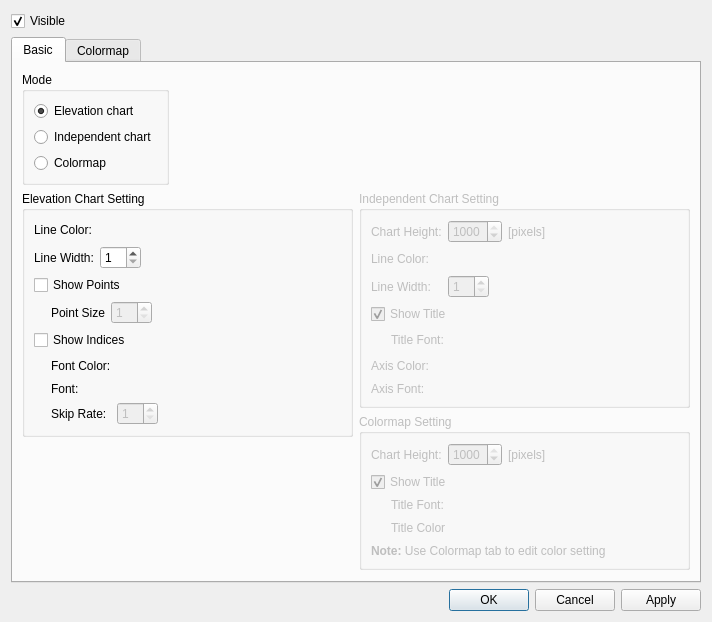
<?xml version="1.0" encoding="UTF-8"?>
<ui version="4.0">
 <class>PreProcessorGridCrosssectionWindow2_GridAttributeDisplaySettingEditDialog</class>
 <widget class="QDialog" name="PreProcessorGridCrosssectionWindow2_GridAttributeDisplaySettingEditDialog">
  <property name="enabled">
   <bool>true</bool>
  </property>
  <property name="geometry">
   <rect>
    <x>0</x>
    <y>0</y>
    <width>712</width>
    <height>581</height>
   </rect>
  </property>
  <property name="windowTitle">
   <string>Grid Attribute Display Setting</string>
  </property>
  <layout class="QVBoxLayout" name="verticalLayout_9">
   <item>
    <widget class="QCheckBox" name="visibleCheckBox">
     <property name="text">
      <string>Visible</string>
     </property>
     <property name="checked">
      <bool>true</bool>
     </property>
    </widget>
   </item>
   <item>
    <widget class="QTabWidget" name="tabWidget">
     <property name="currentIndex">
      <number>0</number>
     </property>
     <widget class="QWidget" name="basicTab">
      <attribute name="title">
       <string>Basic</string>
      </attribute>
      <layout class="QVBoxLayout" name="verticalLayout_8">
       <item>
        <layout class="QHBoxLayout" name="horizontalLayout_9">
         <item>
          <widget class="QGroupBox" name="modeGroupBox">
           <property name="title">
            <string>Mode</string>
           </property>
           <layout class="QVBoxLayout" name="verticalLayout_2">
            <item>
             <widget class="QRadioButton" name="elevationChartRadioButton">
              <property name="text">
               <string>Elevation chart</string>
              </property>
              <property name="checked">
               <bool>true</bool>
              </property>
             </widget>
            </item>
            <item>
             <widget class="QRadioButton" name="independentChartRadioButton">
              <property name="text">
               <string>Independent chart</string>
              </property>
             </widget>
            </item>
            <item>
             <widget class="QRadioButton" name="colorMapRadioButton">
              <property name="text">
               <string>Colormap</string>
              </property>
             </widget>
            </item>
           </layout>
          </widget>
         </item>
         <item>
          <spacer name="horizontalSpacer_6">
           <property name="orientation">
            <enum>Qt::Horizontal</enum>
           </property>
           <property name="sizeHint" stdset="0">
            <size>
             <width>40</width>
             <height>20</height>
            </size>
           </property>
          </spacer>
         </item>
        </layout>
       </item>
       <item>
        <layout class="QHBoxLayout" name="horizontalLayout_17">
         <item>
          <layout class="QVBoxLayout" name="verticalLayout_6">
           <item>
            <widget class="QGroupBox" name="elevationChartGroupBox">
             <property name="title">
              <string>Elevation Chart Setting</string>
             </property>
             <layout class="QVBoxLayout" name="verticalLayout_5">
              <item>
               <layout class="QGridLayout" name="gridLayout_2">
                <item row="0" column="0">
                 <widget class="QLabel" name="elevationChartHeightLabel">
                  <property name="text">
                   <string>Line Color:</string>
                  </property>
                 </widget>
                </item>
                <item row="0" column="1">
                 <layout class="QHBoxLayout" name="horizontalLayout_6">
                  <item>
                   <widget class="ColorEditWidget" name="elevationChartLineColorWidget">
                    <property name="text">
                     <string/>
                    </property>
                   </widget>
                  </item>
                  <item>
                   <spacer name="horizontalSpacer_7">
                    <property name="orientation">
                     <enum>Qt::Horizontal</enum>
                    </property>
                    <property name="sizeHint" stdset="0">
                     <size>
                      <width>40</width>
                      <height>20</height>
                     </size>
                    </property>
                   </spacer>
                  </item>
                 </layout>
                </item>
                <item row="1" column="0">
                 <widget class="QLabel" name="elevationChartLineWidthLabel">
                  <property name="text">
                   <string>Line Width:</string>
                  </property>
                 </widget>
                </item>
                <item row="1" column="1">
                 <layout class="QHBoxLayout" name="horizontalLayout_7">
                  <item>
                   <widget class="QSpinBox" name="elevationChartLineWidthSpinBox">
                    <property name="minimum">
                     <number>1</number>
                    </property>
                   </widget>
                  </item>
                  <item>
                   <spacer name="horizontalSpacer_8">
                    <property name="orientation">
                     <enum>Qt::Horizontal</enum>
                    </property>
                    <property name="sizeHint" stdset="0">
                     <size>
                      <width>40</width>
                      <height>20</height>
                     </size>
                    </property>
                   </spacer>
                  </item>
                 </layout>
                </item>
               </layout>
              </item>
              <item>
               <widget class="QCheckBox" name="elevationShowPointsCheckBox">
                <property name="text">
                 <string>Show Points</string>
                </property>
               </widget>
              </item>
              <item>
               <layout class="QHBoxLayout" name="horizontalLayout_5">
                <item>
                 <spacer name="horizontalSpacer_11">
                  <property name="orientation">
                   <enum>Qt::Horizontal</enum>
                  </property>
                  <property name="sizeType">
                   <enum>QSizePolicy::Fixed</enum>
                  </property>
                  <property name="sizeHint" stdset="0">
                   <size>
                    <width>17</width>
                    <height>20</height>
                   </size>
                  </property>
                 </spacer>
                </item>
                <item>
                 <widget class="QLabel" name="elevationChartPointSizeLabel">
                  <property name="text">
                   <string>Point Size</string>
                  </property>
                 </widget>
                </item>
                <item>
                 <widget class="QSpinBox" name="elevationChartPointSizeSpinBox">
                  <property name="enabled">
                   <bool>false</bool>
                  </property>
                  <property name="minimum">
                   <number>1</number>
                  </property>
                 </widget>
                </item>
                <item>
                 <spacer name="horizontalSpacer_10">
                  <property name="orientation">
                   <enum>Qt::Horizontal</enum>
                  </property>
                  <property name="sizeHint" stdset="0">
                   <size>
                    <width>40</width>
                    <height>20</height>
                   </size>
                  </property>
                 </spacer>
                </item>
               </layout>
              </item>
              <item>
               <widget class="QCheckBox" name="elevationShowIndicesCheckBox">
                <property name="text">
                 <string>Show Indices</string>
                </property>
               </widget>
              </item>
              <item>
               <layout class="QHBoxLayout" name="horizontalLayout_10">
                <item>
                 <spacer name="horizontalSpacer_12">
                  <property name="orientation">
                   <enum>Qt::Horizontal</enum>
                  </property>
                  <property name="sizeType">
                   <enum>QSizePolicy::Fixed</enum>
                  </property>
                  <property name="sizeHint" stdset="0">
                   <size>
                    <width>17</width>
                    <height>20</height>
                   </size>
                  </property>
                 </spacer>
                </item>
                <item>
                 <layout class="QGridLayout" name="gridLayout_3">
                  <item row="0" column="0">
                   <widget class="QLabel" name="elevationChartIndexFontColorLabel">
                    <property name="text">
                     <string>Font Color:</string>
                    </property>
                   </widget>
                  </item>
                  <item row="0" column="1">
                   <layout class="QHBoxLayout" name="horizontalLayout_8">
                    <item>
                     <widget class="ColorEditWidget" name="elevationChartIndexFontColorWidget">
                      <property name="enabled">
                       <bool>false</bool>
                      </property>
                      <property name="text">
                       <string/>
                      </property>
                     </widget>
                    </item>
                    <item>
                     <spacer name="horizontalSpacer_9">
                      <property name="orientation">
                       <enum>Qt::Horizontal</enum>
                      </property>
                      <property name="sizeHint" stdset="0">
                       <size>
                        <width>40</width>
                        <height>20</height>
                       </size>
                      </property>
                     </spacer>
                    </item>
                   </layout>
                  </item>
                  <item row="1" column="0">
                   <widget class="QLabel" name="elevationChartIndexFontLabel">
                    <property name="text">
                     <string>Font:</string>
                    </property>
                   </widget>
                  </item>
                  <item row="1" column="1">
                   <widget class="QFontEditWidget" name="elevationChartIndexFontWidget" native="true">
                    <property name="enabled">
                     <bool>false</bool>
                    </property>
                   </widget>
                  </item>
                  <item row="2" column="0">
                   <widget class="QLabel" name="elevationChartIndexSkipRateLabel">
                    <property name="text">
                     <string>Skip Rate:</string>
                    </property>
                   </widget>
                  </item>
                  <item row="2" column="1">
                   <layout class="QHBoxLayout" name="horizontalLayout_2">
                    <item>
                     <widget class="QSpinBox" name="elevationChartIndexSkipRateSpinBox">
                      <property name="enabled">
                       <bool>false</bool>
                      </property>
                      <property name="minimum">
                       <number>1</number>
                      </property>
                     </widget>
                    </item>
                    <item>
                     <spacer name="horizontalSpacer_2">
                      <property name="orientation">
                       <enum>Qt::Horizontal</enum>
                      </property>
                      <property name="sizeHint" stdset="0">
                       <size>
                        <width>40</width>
                        <height>20</height>
                       </size>
                      </property>
                     </spacer>
                    </item>
                   </layout>
                  </item>
                 </layout>
                </item>
               </layout>
              </item>
             </layout>
            </widget>
           </item>
           <item>
            <spacer name="verticalSpacer_2">
             <property name="orientation">
              <enum>Qt::Vertical</enum>
             </property>
             <property name="sizeHint" stdset="0">
              <size>
               <width>20</width>
               <height>40</height>
              </size>
             </property>
            </spacer>
           </item>
          </layout>
         </item>
         <item>
          <layout class="QVBoxLayout" name="verticalLayout_7">
           <item>
            <widget class="QGroupBox" name="independentChartGroupBox">
             <property name="enabled">
              <bool>false</bool>
             </property>
             <property name="title">
              <string>Independent Chart Setting</string>
             </property>
             <layout class="QGridLayout" name="gridLayout">
              <item row="0" column="0">
               <widget class="QLabel" name="independentChartHeightLabel">
                <property name="text">
                 <string>Chart Height:</string>
                </property>
               </widget>
              </item>
              <item row="0" column="1">
               <layout class="QHBoxLayout" name="horizontalLayout_3">
                <item>
                 <widget class="QSpinBox" name="independentChartHeightSpinBox">
                  <property name="minimum">
                   <number>10</number>
                  </property>
                  <property name="maximum">
                   <number>1000</number>
                  </property>
                  <property name="value">
                   <number>1000</number>
                  </property>
                 </widget>
                </item>
                <item>
                 <widget class="QLabel" name="independentChartHeightUnitLabel">
                  <property name="text">
                   <string>[pixels]</string>
                  </property>
                 </widget>
                </item>
                <item>
                 <spacer name="horizontalSpacer">
                  <property name="orientation">
                   <enum>Qt::Horizontal</enum>
                  </property>
                  <property name="sizeHint" stdset="0">
                   <size>
                    <width>40</width>
                    <height>20</height>
                   </size>
                  </property>
                 </spacer>
                </item>
               </layout>
              </item>
              <item row="1" column="0">
               <widget class="QLabel" name="independentChartColorLabel">
                <property name="text">
                 <string>Line Color:</string>
                </property>
               </widget>
              </item>
              <item row="1" column="1">
               <layout class="QHBoxLayout" name="horizontalLayout_4">
                <item>
                 <widget class="ColorEditWidget" name="independentChartLineColorWidget">
                  <property name="text">
                   <string/>
                  </property>
                 </widget>
                </item>
                <item>
                 <spacer name="horizontalSpacer_5">
                  <property name="orientation">
                   <enum>Qt::Horizontal</enum>
                  </property>
                  <property name="sizeHint" stdset="0">
                   <size>
                    <width>40</width>
                    <height>20</height>
                   </size>
                  </property>
                 </spacer>
                </item>
               </layout>
              </item>
              <item row="2" column="0">
               <widget class="QLabel" name="independentChartLineWidthLabel">
                <property name="text">
                 <string>Line Width:</string>
                </property>
               </widget>
              </item>
              <item row="2" column="1">
               <layout class="QHBoxLayout" name="horizontalLayout">
                <item>
                 <widget class="QSpinBox" name="independentChartLineWidthSpinBox">
                  <property name="minimum">
                   <number>1</number>
                  </property>
                 </widget>
                </item>
                <item>
                 <spacer name="horizontalSpacer_4">
                  <property name="orientation">
                   <enum>Qt::Horizontal</enum>
                  </property>
                  <property name="sizeHint" stdset="0">
                   <size>
                    <width>40</width>
                    <height>20</height>
                   </size>
                  </property>
                 </spacer>
                </item>
               </layout>
              </item>
              <item row="3" column="0" colspan="2">
               <widget class="QCheckBox" name="independentChartTitleVisibleCheckBox">
                <property name="text">
                 <string>Show Title</string>
                </property>
                <property name="checked">
                 <bool>true</bool>
                </property>
               </widget>
              </item>
              <item row="4" column="0" colspan="2">
               <layout class="QHBoxLayout" name="horizontalLayout_16">
                <item>
                 <spacer name="horizontalSpacer_16">
                  <property name="orientation">
                   <enum>Qt::Horizontal</enum>
                  </property>
                  <property name="sizeType">
                   <enum>QSizePolicy::Fixed</enum>
                  </property>
                  <property name="sizeHint" stdset="0">
                   <size>
                    <width>20</width>
                    <height>20</height>
                   </size>
                  </property>
                 </spacer>
                </item>
                <item>
                 <widget class="QLabel" name="independentChartTitleFontLabel">
                  <property name="text">
                   <string>Title Font:</string>
                  </property>
                 </widget>
                </item>
                <item>
                 <widget class="QFontEditWidget" name="independentChartTitleFontWidget" native="true"/>
                </item>
               </layout>
              </item>
              <item row="5" column="0">
               <widget class="QLabel" name="independentChartAxisFontColorLabel">
                <property name="text">
                 <string>Axis Color:</string>
                </property>
               </widget>
              </item>
              <item row="5" column="1">
               <layout class="QHBoxLayout" name="horizontalLayout_12">
                <item>
                 <widget class="ColorEditWidget" name="independentChartAxisFontColorWidget">
                  <property name="text">
                   <string/>
                  </property>
                 </widget>
                </item>
                <item>
                 <spacer name="horizontalSpacer_13">
                  <property name="orientation">
                   <enum>Qt::Horizontal</enum>
                  </property>
                  <property name="sizeHint" stdset="0">
                   <size>
                    <width>40</width>
                    <height>20</height>
                   </size>
                  </property>
                 </spacer>
                </item>
               </layout>
              </item>
              <item row="6" column="0">
               <widget class="QLabel" name="independentChartAxisFontLabel">
                <property name="text">
                 <string>Axis Font:</string>
                </property>
               </widget>
              </item>
              <item row="6" column="1">
               <widget class="QFontEditWidget" name="independentChartAxisFontWidget" native="true"/>
              </item>
             </layout>
            </widget>
           </item>
           <item>
            <widget class="QGroupBox" name="colormapGroupBox">
             <property name="enabled">
              <bool>false</bool>
             </property>
             <property name="title">
              <string>Colormap Setting</string>
             </property>
             <layout class="QVBoxLayout" name="verticalLayout_4">
              <item>
               <layout class="QHBoxLayout" name="horizontalLayout_15">
                <item>
                 <widget class="QLabel" name="colorMapHeightLabel">
                  <property name="text">
                   <string>Chart Height:</string>
                  </property>
                 </widget>
                </item>
                <item>
                 <layout class="QHBoxLayout" name="horizontalLayout_11">
                  <item>
                   <widget class="QSpinBox" name="colorMapHeightSpinBox">
                    <property name="minimum">
                     <number>10</number>
                    </property>
                    <property name="maximum">
                     <number>1000</number>
                    </property>
                    <property name="value">
                     <number>1000</number>
                    </property>
                   </widget>
                  </item>
                  <item>
                   <widget class="QLabel" name="colorMapHeightUnitLabel">
                    <property name="text">
                     <string>[pixels]</string>
                    </property>
                   </widget>
                  </item>
                  <item>
                   <spacer name="horizontalSpacer_3">
                    <property name="orientation">
                     <enum>Qt::Horizontal</enum>
                    </property>
                    <property name="sizeHint" stdset="0">
                     <size>
                      <width>40</width>
                      <height>20</height>
                     </size>
                    </property>
                   </spacer>
                  </item>
                 </layout>
                </item>
               </layout>
              </item>
              <item>
               <widget class="QCheckBox" name="colorMapTitleVisibleCheckBox">
                <property name="text">
                 <string>Show Title</string>
                </property>
                <property name="checked">
                 <bool>true</bool>
                </property>
               </widget>
              </item>
              <item>
               <layout class="QHBoxLayout" name="horizontalLayout_14">
                <item>
                 <spacer name="horizontalSpacer_15">
                  <property name="orientation">
                   <enum>Qt::Horizontal</enum>
                  </property>
                  <property name="sizeType">
                   <enum>QSizePolicy::Fixed</enum>
                  </property>
                  <property name="sizeHint" stdset="0">
                   <size>
                    <width>20</width>
                    <height>20</height>
                   </size>
                  </property>
                 </spacer>
                </item>
                <item>
                 <layout class="QGridLayout" name="gridLayout_4">
                  <item row="0" column="0">
                   <widget class="QLabel" name="colorMapTitleFontLabel">
                    <property name="text">
                     <string>Title Font:</string>
                    </property>
                   </widget>
                  </item>
                  <item row="0" column="1">
                   <widget class="QFontEditWidget" name="colorMapTitleFontWidget" native="true"/>
                  </item>
                  <item row="1" column="0">
                   <widget class="QLabel" name="colormapTitleColorLabel">
                    <property name="text">
                     <string>Title Color</string>
                    </property>
                   </widget>
                  </item>
                  <item row="1" column="1">
                   <layout class="QHBoxLayout" name="horizontalLayout_13">
                    <item>
                     <widget class="ColorEditWidget" name="colorMapTitleFontColorWidget">
                      <property name="text">
                       <string/>
                      </property>
                     </widget>
                    </item>
                    <item>
                     <spacer name="horizontalSpacer_14">
                      <property name="orientation">
                       <enum>Qt::Horizontal</enum>
                      </property>
                      <property name="sizeHint" stdset="0">
                       <size>
                        <width>40</width>
                        <height>20</height>
                       </size>
                      </property>
                     </spacer>
                    </item>
                   </layout>
                  </item>
                 </layout>
                </item>
               </layout>
              </item>
              <item>
               <widget class="QLabel" name="colorMapNoteLabel">
                <property name="text">
                 <string>&lt;html&gt;&lt;head/&gt;&lt;body&gt;&lt;p&gt;&lt;span style=&quot; font-weight:600;&quot;&gt;Note:&lt;/span&gt; Use Colormap tab to edit color setting&lt;/p&gt;&lt;/body&gt;&lt;/html&gt;</string>
                </property>
                <property name="wordWrap">
                 <bool>true</bool>
                </property>
               </widget>
              </item>
             </layout>
            </widget>
           </item>
           <item>
            <spacer name="verticalSpacer">
             <property name="orientation">
              <enum>Qt::Vertical</enum>
             </property>
             <property name="sizeHint" stdset="0">
              <size>
               <width>20</width>
               <height>17</height>
              </size>
             </property>
            </spacer>
           </item>
          </layout>
         </item>
        </layout>
       </item>
      </layout>
     </widget>
     <widget class="QWidget" name="colormapTab">
      <attribute name="title">
       <string>Colormap</string>
      </attribute>
      <layout class="QVBoxLayout" name="verticalLayout_3">
       <item>
        <widget class="QGroupBox" name="colorMapGroupBox">
         <property name="title">
          <string>Colormap Setting</string>
         </property>
         <layout class="QVBoxLayout" name="verticalLayout">
          <item>
           <widget class="QCheckBox" name="usePreCheckBox">
            <property name="text">
             <string>Use setting of Pre-processing window</string>
            </property>
            <property name="checked">
             <bool>true</bool>
            </property>
           </widget>
          </item>
          <item>
           <widget class="QWidgetContainer" name="colorMapWidget" native="true">
            <property name="enabled">
             <bool>false</bool>
            </property>
           </widget>
          </item>
         </layout>
        </widget>
       </item>
      </layout>
     </widget>
    </widget>
   </item>
   <item>
    <widget class="QDialogButtonBox" name="buttonBox">
     <property name="orientation">
      <enum>Qt::Horizontal</enum>
     </property>
     <property name="standardButtons">
      <set>QDialogButtonBox::Apply|QDialogButtonBox::Cancel|QDialogButtonBox::Ok</set>
     </property>
    </widget>
   </item>
  </layout>
 </widget>
 <customwidgets>
  <customwidget>
   <class>QWidgetContainer</class>
   <extends>QWidget</extends>
   <header>misc/qwidgetcontainer.h</header>
   <container>1</container>
  </customwidget>
  <customwidget>
   <class>ColorEditWidget</class>
   <extends>QLabel</extends>
   <header>guibase/widget/coloreditwidget.h</header>
   <container>1</container>
  </customwidget>
  <customwidget>
   <class>QFontEditWidget</class>
   <extends>QWidget</extends>
   <header>misc/qfonteditwidget.h</header>
   <container>1</container>
  </customwidget>
 </customwidgets>
 <resources/>
 <connections>
  <connection>
   <sender>buttonBox</sender>
   <signal>accepted()</signal>
   <receiver>PreProcessorGridCrosssectionWindow2_GridAttributeDisplaySettingEditDialog</receiver>
   <slot>accept()</slot>
   <hints>
    <hint type="sourcelabel">
     <x>245</x>
     <y>794</y>
    </hint>
    <hint type="destinationlabel">
     <x>157</x>
     <y>274</y>
    </hint>
   </hints>
  </connection>
  <connection>
   <sender>buttonBox</sender>
   <signal>rejected()</signal>
   <receiver>PreProcessorGridCrosssectionWindow2_GridAttributeDisplaySettingEditDialog</receiver>
   <slot>reject()</slot>
   <hints>
    <hint type="sourcelabel">
     <x>245</x>
     <y>794</y>
    </hint>
    <hint type="destinationlabel">
     <x>286</x>
     <y>274</y>
    </hint>
   </hints>
  </connection>
  <connection>
   <sender>elevationChartRadioButton</sender>
   <signal>toggled(bool)</signal>
   <receiver>elevationChartLineColorWidget</receiver>
   <slot>setEnabled(bool)</slot>
   <hints>
    <hint type="sourcelabel">
     <x>97</x>
     <y>84</y>
    </hint>
    <hint type="destinationlabel">
     <x>99</x>
     <y>187</y>
    </hint>
   </hints>
  </connection>
  <connection>
   <sender>elevationChartRadioButton</sender>
   <signal>toggled(bool)</signal>
   <receiver>elevationChartLineWidthSpinBox</receiver>
   <slot>setEnabled(bool)</slot>
   <hints>
    <hint type="sourcelabel">
     <x>79</x>
     <y>84</y>
    </hint>
    <hint type="destinationlabel">
     <x>128</x>
     <y>215</y>
    </hint>
   </hints>
  </connection>
  <connection>
   <sender>elevationShowIndicesCheckBox</sender>
   <signal>toggled(bool)</signal>
   <receiver>elevationChartIndexFontColorWidget</receiver>
   <slot>setEnabled(bool)</slot>
   <hints>
    <hint type="sourcelabel">
     <x>79</x>
     <y>298</y>
    </hint>
    <hint type="destinationlabel">
     <x>122</x>
     <y>327</y>
    </hint>
   </hints>
  </connection>
  <connection>
   <sender>elevationShowIndicesCheckBox</sender>
   <signal>toggled(bool)</signal>
   <receiver>elevationChartIndexFontWidget</receiver>
   <slot>setEnabled(bool)</slot>
   <hints>
    <hint type="sourcelabel">
     <x>47</x>
     <y>299</y>
    </hint>
    <hint type="destinationlabel">
     <x>123</x>
     <y>349</y>
    </hint>
   </hints>
  </connection>
  <connection>
   <sender>elevationShowPointsCheckBox</sender>
   <signal>toggled(bool)</signal>
   <receiver>elevationChartPointSizeSpinBox</receiver>
   <slot>setEnabled(bool)</slot>
   <hints>
    <hint type="sourcelabel">
     <x>63</x>
     <y>248</y>
    </hint>
    <hint type="destinationlabel">
     <x>113</x>
     <y>275</y>
    </hint>
   </hints>
  </connection>
  <connection>
   <sender>elevationShowIndicesCheckBox</sender>
   <signal>toggled(bool)</signal>
   <receiver>elevationChartIndexSkipRateSpinBox</receiver>
   <slot>setEnabled(bool)</slot>
   <hints>
    <hint type="sourcelabel">
     <x>61</x>
     <y>300</y>
    </hint>
    <hint type="destinationlabel">
     <x>126</x>
     <y>376</y>
    </hint>
   </hints>
  </connection>
  <connection>
   <sender>elevationChartRadioButton</sender>
   <signal>toggled(bool)</signal>
   <receiver>elevationChartGroupBox</receiver>
   <slot>setEnabled(bool)</slot>
   <hints>
    <hint type="sourcelabel">
     <x>56</x>
     <y>91</y>
    </hint>
    <hint type="destinationlabel">
     <x>87</x>
     <y>368</y>
    </hint>
   </hints>
  </connection>
  <connection>
   <sender>independentChartRadioButton</sender>
   <signal>toggled(bool)</signal>
   <receiver>independentChartGroupBox</receiver>
   <slot>setEnabled(bool)</slot>
   <hints>
    <hint type="sourcelabel">
     <x>123</x>
     <y>113</y>
    </hint>
    <hint type="destinationlabel">
     <x>451</x>
     <y>336</y>
    </hint>
   </hints>
  </connection>
  <connection>
   <sender>usePreCheckBox</sender>
   <signal>toggled(bool)</signal>
   <receiver>colorMapWidget</receiver>
   <slot>setDisabled(bool)</slot>
   <hints>
    <hint type="sourcelabel">
     <x>104</x>
     <y>90</y>
    </hint>
    <hint type="destinationlabel">
     <x>140</x>
     <y>186</y>
    </hint>
   </hints>
  </connection>
  <connection>
   <sender>colorMapRadioButton</sender>
   <signal>toggled(bool)</signal>
   <receiver>colormapGroupBox</receiver>
   <slot>setEnabled(bool)</slot>
   <hints>
    <hint type="sourcelabel">
     <x>125</x>
     <y>134</y>
    </hint>
    <hint type="destinationlabel">
     <x>611</x>
     <y>503</y>
    </hint>
   </hints>
  </connection>
  <connection>
   <sender>colorMapRadioButton</sender>
   <signal>toggled(bool)</signal>
   <receiver>colorMapGroupBox</receiver>
   <slot>setEnabled(bool)</slot>
   <hints>
    <hint type="sourcelabel">
     <x>87</x>
     <y>135</y>
    </hint>
    <hint type="destinationlabel">
     <x>101</x>
     <y>72</y>
    </hint>
   </hints>
  </connection>
  <connection>
   <sender>visibleCheckBox</sender>
   <signal>toggled(bool)</signal>
   <receiver>tabWidget</receiver>
   <slot>setEnabled(bool)</slot>
   <hints>
    <hint type="sourcelabel">
     <x>40</x>
     <y>17</y>
    </hint>
    <hint type="destinationlabel">
     <x>39</x>
     <y>37</y>
    </hint>
   </hints>
  </connection>
  <connection>
   <sender>colorMapTitleVisibleCheckBox</sender>
   <signal>toggled(bool)</signal>
   <receiver>colorMapTitleFontWidget</receiver>
   <slot>setEnabled(bool)</slot>
   <hints>
    <hint type="sourcelabel">
     <x>262</x>
     <y>490</y>
    </hint>
    <hint type="destinationlabel">
     <x>311</x>
     <y>514</y>
    </hint>
   </hints>
  </connection>
  <connection>
   <sender>colorMapTitleVisibleCheckBox</sender>
   <signal>toggled(bool)</signal>
   <receiver>colorMapTitleFontColorWidget</receiver>
   <slot>setEnabled(bool)</slot>
   <hints>
    <hint type="sourcelabel">
     <x>236</x>
     <y>489</y>
    </hint>
    <hint type="destinationlabel">
     <x>302</x>
     <y>530</y>
    </hint>
   </hints>
  </connection>
  <connection>
   <sender>independentChartTitleVisibleCheckBox</sender>
   <signal>toggled(bool)</signal>
   <receiver>independentChartTitleFontWidget</receiver>
   <slot>setEnabled(bool)</slot>
   <hints>
    <hint type="sourcelabel">
     <x>272</x>
     <y>285</y>
    </hint>
    <hint type="destinationlabel">
     <x>317</x>
     <y>315</y>
    </hint>
   </hints>
  </connection>
 </connections>
</ui>
